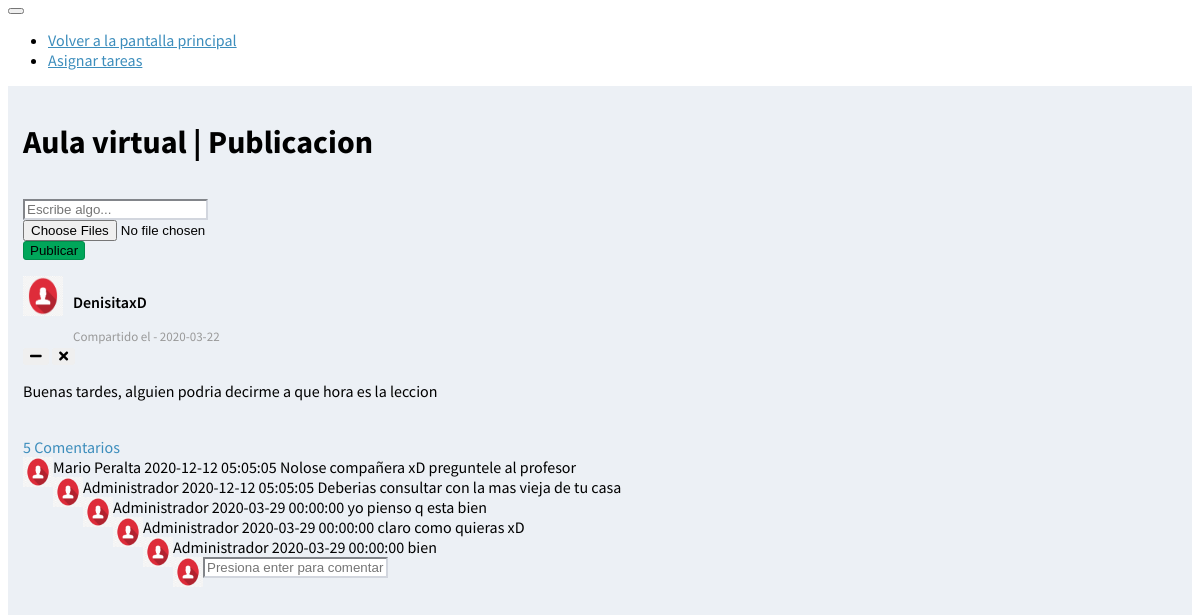
The page /php/classroom/post_clasroom.php?id=31 (signed in) on the database its author committed.
### tables this page shows
CREATE TABLE `cls_posts_classroom` (
  `id_cls_posts_classroom` int(11) NOT NULL AUTO_INCREMENT,
  `usuario` varchar(45) NOT NULL,
  `classroom` int(11) NOT NULL,
  `fecha` date DEFAULT NULL,
  `descripcion` text,
  PRIMARY KEY (`id_cls_posts_classroom`),
  KEY `fk_usuario_post_idx` (`usuario`),
  KEY `fk_class_id_idx` (`classroom`),
  CONSTRAINT `fk_class_id` FOREIGN KEY (`classroom`) REFERENCES `cls_classroom` (`id_classroom`) ON DELETE NO ACTION ON UPDATE NO ACTION,
  CONSTRAINT `fk_usuario_post` FOREIGN KEY (`usuario`) REFERENCES `adm_usuarios` (`usu_id`) ON DELETE NO ACTION ON UPDATE NO ACTION
);

CREATE TABLE `cls_post_comentarios` (
  `idcls_detalle_post` int(11) NOT NULL AUTO_INCREMENT,
  `id_post` int(11) NOT NULL,
  `comentario` text NOT NULL,
  `usuario` varchar(50) NOT NULL,
  `fecha_pub` datetime DEFAULT NULL,
  PRIMARY KEY (`idcls_detalle_post`),
  KEY `fk_cab_post_idx` (`id_post`),
  KEY `fk_usuario_c_idx` (`usuario`),
  CONSTRAINT `fk_cab_post` FOREIGN KEY (`id_post`) REFERENCES `cls_posts_classroom` (`id_cls_posts_classroom`) ON DELETE NO ACTION ON UPDATE NO ACTION,
  CONSTRAINT `fk_usuario_c` FOREIGN KEY (`usuario`) REFERENCES `adm_usuarios` (`usu_id`) ON DELETE NO ACTION ON UPDATE NO ACTION
);

CREATE TABLE `adm_usuarios` (
  `usu_id` varchar(50) NOT NULL,
  `usu_nombre` varchar(60) DEFAULT NULL,
  `usu_password` varchar(60) DEFAULT NULL,
  `usu_rol` int(11) DEFAULT NULL,
  `usu_estado` varchar(1) DEFAULT NULL,
  `foto` varchar(200) DEFAULT NULL,
  PRIMARY KEY (`usu_id`),
  KEY `usu_rol` (`usu_rol`),
  CONSTRAINT `adm_usuarios_ibfk_1` FOREIGN KEY (`usu_rol`) REFERENCES `adm_roles` (`rol_id`)
);

### php/classroom/core/BDD.php (called while the page is built, shortened)
<?php
class BDD
{
    private static $SERVIDOR = "localhost";
    private static $NAME_BASE = "4g";
    private static $NAME_USER = "root";
    private static $PASS = "root";
    static public function CONECTAR()
    {
        $conexion = new mysqli(self::$SERVIDOR,self::$NAME_USER,self::$PASS, self::$NAME_BASE);
        return $conexion;
    }
    static public function  QUERY($read)
    {
        $mysql = self::CONECTAR();
        if(!$res = $mysql->query($read))
        {
            echo "consulta: ".$read." \n";
            echo "Erro en consulta: ".$mysql->errno ." \n";
            echo "Error: " . $mysql->error . "\n";
            exit;
        }else{
            if ($res->num_rows === 0)
            {
                $regs = array();
                return $regs;
            }else{
                $regs = array();
                while($row = $res->fetch_assoc())
                {
                    $regs[] = array_change_key_case($row, CASE_LOWER);
                }
                return $regs;
            }
        }
    }
}

### php/classroom/post_clasroom.php (the view, shortened to what this page needs)
<html lang="es">
<head>
  <link rel="stylesheet" href="plugins/fontawesome-free/css/all.min.css">
  <link rel="stylesheet" href="dist/css/adminlte.min.css">
</head>
<body class="hold-transition layout-top-nav">
<div class="wrapper">
  <nav class="main-header navbar navbar-expand-md navbar-dark navbar-dark">
    <div class="container">
      <button class="navbar-toggler order-1" type="button" data-toggle="collapse" data-target="#navbarCollapse" aria-controls="navbarCollapse" aria-expanded="false" aria-label="Toggle navigation">
      </button>
      <div class="collapse navbar-collapse order-3" id="navbarCollapse">
        <ul class="navbar-nav">
          <li class="nav-item">
            <a href="index.php" class="nav-link text-light">Volver a la pantalla principal</a>
          </li>
          <li class="nav-item">
            <a href="gestion_tarea.php?id=<?php echo $_GET['id']; ?>" class="nav-link text-light">Asignar tareas</a>
          </li>
        </ul>
      </div>
    </div>
  </nav>
  <div class="content-wrapper">
    <div class="content-header">
      <div class="container">
        <div class="row mb-2 ">
          <div class="col-sm-5">
            <h1 class="m-0 text-dark"> Aula virtual | Publicacion </small></h1>
          </div>
        </div>
      </div>
    </div>
    <div class="content">
      <div class="container">
        <div class="row">
          <div class="col-md-12">
            <div class="card card-widget">
            <form method="POST" name="post_form" id="post_form" action="core/guardar_post.php" enctype="multipart/form-data">
              <div class="card-body" style="display: block;">
                    <input type="text" required="" class="form-control" name="descripcion" id="descripcion" placeholder="Escribe algo..." />
                      <br>
                    <input type="file" class="form-control" name="archivo[]" id="archivo[]" multiple="" placeholder="Seleccionar archivo" />
              </div>
              <div class="card-footer" style="display: block;">
                <button type="submit" class="btn btn-success text-light btn-block">Publicar</a>
              </div>
                  </form>
              </div>
            </div>
          </div>
        <?php
           require ('core/BDD.php');
           $id = $_GET['id'];
           $lista = BDD::QUERY("SELECT * FROM cls_posts_classroom WHERE classroom=$id ORDER BY fecha");
           foreach ($lista as $data) {
           ?>
          <div class="row">
            <div class ="col-md-12">
              <div class="card card-widget">
              <div class="card-header bg-dark">
                <div class="user-block text-light">
                  <img class="img-circle" width="100%" src="media/Logo_usuario/default_avatar.png" alt="User Image">
                  <span class="username text-light"><p class="text-light"><?php echo $data['usuario']?></p></span>
                  <span class="description text-light">Compartido el - <?php echo $data['fecha']?></span>
                </div>
                <div class="card-tools">
                  <button type="button" class="btn btn-tool" data-card-widget="collapse"><i class="fas fa-minus"></i>
                  </button>
                  <button type="button" class="btn btn-tool" data-card-widget="remove"><i class="fas fa-times"></i>
                  </button>
                </div>
              </div>
              <div class="card-body" style="display: block;">
                <p><?php echo $data['descripcion'];?></p><br>
                <?php $fila = BDD::QUERY("SELECT COUNT(idcls_detalle_post) as num_c FROM cls_post_comentarios where id_post=".$data['id_cls_posts_classroom']);
                  foreach ($fila as $c) { ?>
                    <a onclick="" class="float-right text-muted p-2"><?php echo $c['num_c']; ?> Comentarios</a>
                  <?php }?>
              </div>
              <div class="card-footer card-comments" id="comentarios" style="display: block;">
                      <?php
                           $comentarios = "SELECT id_post,comentario,usu_nombre,foto,fecha_pub
                            from cls_post_comentarios,adm_usuarios
                            where usuario =usu_id and  id_post =".$data['id_cls_posts_classroom'];
                            $lst_c = BDD::QUERY($comentarios);
                            foreach ($lst_c as $c) {
                            ?>
                            <div class="card-comment py-4">
                               <img class="img-circle img-sm" src="media/Logo_usuario/default_avatar.png" alt="User Image">
                                     <div class="comment-text">
                                       <span class="username">
                                         <?php echo $c['usu_nombre']?>
                                          <span class="text-muted float-right"><?php echo $c['fecha_pub']?></span>
                                          </span>
                                          <?php echo $c['comentario']?>
                                      </div>
                            </div>
                           <?php } ?>
              </div>
              <div class="card-footer" style="display: block;">
                <form action="core/comentar.php" method="post">
                  <img class="img-fluid img-circle img-sm" src="media/Logo_usuario/default_avatar.png" alt="Alt Text">
                  <div class="img-push">
                    <input type="text" id="c_usuario" name="c_usuario" class="form-control form-control-sm" placeholder="Presiona enter para comentar" required="">
                  </div>
                </form>
              </div>
            </div>
            </div>
              </div>
            <?php
          }
          ?>
      </div>
    </div>
</body>
</html>

### rows shown on the page
cls_posts_classroom: usuario "DenisitaxD", fecha "2020-03-22", descripcion "Buenas tardes, alguien podria decirme a que hora es la leccion", num_c "5"
cls_post_comentarios: usuario.usu_nombre "Mario Peralta", fecha_pub "2020-12-12 05:05:05", comentario "Nolose compañera xD preguntele al profesor"
cls_post_comentarios: usuario.usu_nombre "Administrador", fecha_pub "2020-12-12 05:05:05", comentario "Deberias consultar con la mas vieja de tu casa"
cls_post_comentarios: usuario.usu_nombre "Administrador", fecha_pub "2020-03-29 00:00:00", comentario "yo pienso q esta bien"
cls_post_comentarios: usuario.usu_nombre "Administrador", fecha_pub "2020-03-29 00:00:00", comentario "claro como quieras xD"
cls_post_comentarios: usuario.usu_nombre "Administrador", fecha_pub "2020-03-29 00:00:00", comentario "bien"
